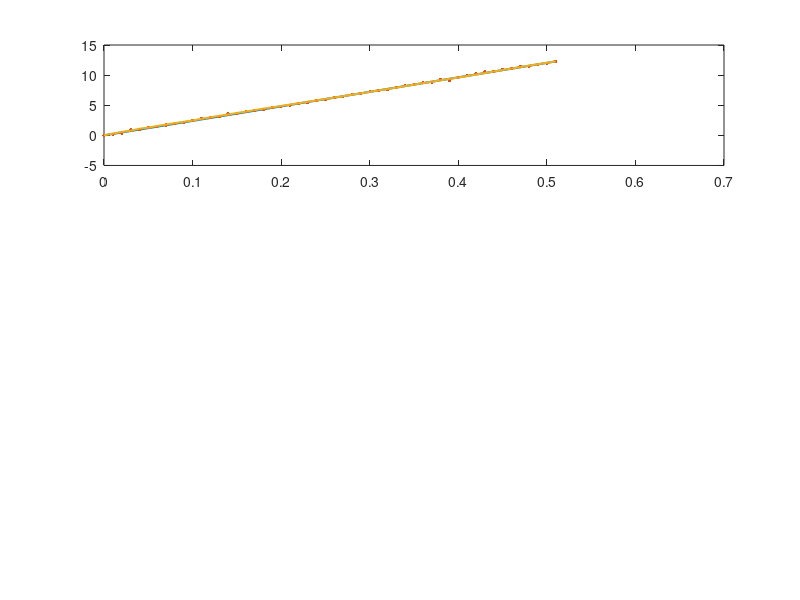

This chart was generated by the following MATLAB code: (Note: this script raises an error after producing the figure.)
%% HW8 - Kalman filtering for the penalty kick
% Control of Mechanical Systems - Homework 8
% Reza Babapiri
%
% This script implements a discrete-time Kalman filter for estimating the
% 2D position of a football during a penalty kick using noisy position
% measurements. The ten simulated penalty kicks use the same initial speed
% magnitudes and shooting directions reported in the homework table.

clear; close all; clc;
rng(8);                         % fixed seed for reproducible measurements

%% Problem parameters
L = 11;                         % penalty spot to goal line [m]
W_goal = 7.32;                  % full goal width [m]
half_goal = W_goal/2;           % half goal width [m]
Ts = 0.01;                      % sampling time [s]
threshold = 0.25;               % required maximum error at the goal line [m]

%% Discrete-time constant-velocity model
% State: x = [px; py; vx; vy]
Ad = [1 0 Ts 0;
      0 1 0  Ts;
      0 0 1  0;
      0 0 0  1];

Cd = [1 0 0 0;
      0 1 0 0];

%% Initial estimate and covariance
xhat0 = [0; 0; 29.25; 0];
P0 = diag([0, 0, 8.33, 43.79]);

%% Noise covariances
% Process noise acts on the acceleration components.
Qa = diag([28.3, 28.3]);
Qd = [(Ts^4/4)*Qa, (Ts^3/2)*Qa;
      (Ts^3/2)*Qa, (Ts^2)*Qa];

% Measurement noise covariance for measured px and py.
Rd = diag([0.00694, 0.00694]);

%% Ten penalty kicks used in the report
% Columns: [initial speed magnitude (m/s), shooting direction (deg)]
INIT_VEC = [25.835, -21.330;
            27.467,  18.914;
            30.860,   3.5967;
            31.260, -16.743;
            31.609,  16.017;
            31.664,   3.5368;
            32.298,  -0.69347;
            32.386,  11.880;
            33.908,  15.229;
            34.823, -12.833];

outdir = fullfile(pwd,'HW8_generated_figures');
if ~exist(outdir,'dir')
    mkdir(outdir);
end

Nkick = size(INIT_VEC,1);
summary = zeros(Nkick,5);       % [kick, V0, theta_deg, t_reach, error_at_reach]

for kick = 1:Nkick
    %% True kick parameters
    V0 = INIT_VEC(kick,1);
    theta_deg = INIT_VEC(kick,2);
    theta = deg2rad(theta_deg);

    vx = V0*cos(theta);
    vy = V0*sin(theta);

    t_reach = L/vx;
    t_end = ceil((t_reach + 0.05)/Ts)*Ts;
    t_vec = 0:Ts:t_end;

    %% True trajectory
    x_true = vx*t_vec;
    y_true = vy*t_vec;

    %% Noisy measurements
    sigma_x = sqrt(Rd(1,1));
    sigma_y = sqrt(Rd(2,2));
    x_meas = x_true + sigma_x*randn(size(x_true));
    y_meas = y_true + sigma_y*randn(size(y_true));
    Y = [x_meas; y_meas];

    %% Discrete Kalman filter recursion
    nx = 4;
    Ns = length(t_vec);
    xhat_hist = zeros(nx,Ns);

    xhat = xhat0;
    Pk = P0;
    xhat_hist(:,1) = xhat;

    for k = 1:(Ns-1)
        yk = Y(:,k);

        S = Cd*Pk*Cd' + Rd;
        G = (Ad*Pk*Cd')/S;

        xhat_next = Ad*xhat - G*(Cd*xhat - yk);
        Pk_next = Ad*Pk*Ad' - G*S*G' + Qd;

        xhat = xhat_next;
        Pk = Pk_next;
        xhat_hist(:,k+1) = xhat;
    end

    %% Error computation
    x_est = xhat_hist(1,:);
    y_est = xhat_hist(2,:);
    e_pos = sqrt((x_est - x_true).^2 + (y_est - y_true).^2);
    e_reach = interp1(t_vec,e_pos,t_reach,'linear');

    summary(kick,:) = [kick, V0, theta_deg, t_reach, e_reach];

    %% Plot for the current kick
    fig = figure('Color','w','Name',sprintf('Penalty kick %d',kick));

    subplot(3,1,1);
    plot(t_vec,x_true,'LineWidth',1.5); hold on;
    plot(t_vec,x_meas,'.','MarkerSize',8);
    plot(t_vec,x_est,'LineWidth',1.5);
    xline(t_reach,'--k','t_{reach}','LineWidth',1.5);
    yline(L,':k','x = L','LineWidth',1.2);
    grid on;
    ylabel('x [m]');
    title(sprintf('Penalty kick %d: forward position x',kick));
    legend('true','measured','estimated','Location','best');

    subplot(3,1,2);
    plot(t_vec,y_true,'LineWidth',1.5); hold on;
    plot(t_vec,y_meas,'.','MarkerSize',8);
    plot(t_vec,y_est,'LineWidth',1.5);
    xline(t_reach,'--k','t_{reach}','LineWidth',1.5);
    yline(half_goal,':k','goal limit','LineWidth',1.0);
    yline(-half_goal,':k','LineWidth',1.0);
    grid on;
    ylabel('y [m]');
    title('Lateral position y');
    legend('true','measured','estimated','Location','best');

    subplot(3,1,3);
    plot(t_vec,e_pos,'LineWidth',1.5); hold on;
    xline(t_reach,'--k','t_{reach}','LineWidth',1.5);
    yline(threshold,':r','0.25 m threshold','LineWidth',1.2);
    grid on;
    xlabel('Time [s]');
    ylabel('||e_{pos}|| [m]');
    title(sprintf('Position error norm, e(t_{reach}) = %.4f m',e_reach));

    saveas(fig, fullfile(outdir,sprintf('fig2_%02d_penalty_kick.png',kick)));
end

%% Summary table and success count
success = summary(:,5) < threshold;
T = array2table(summary, ...
    'VariableNames', {'Kick','V0_mps','Theta_deg','ReachTime_s','ErrorAtReach_m'});
T.Success = success;

disp(T);
fprintf('\nNumber of successful estimations: %d out of %d\n',sum(success),Nkick);
fprintf('Criterion: position estimation error at reach time < %.2f m\n',threshold);
